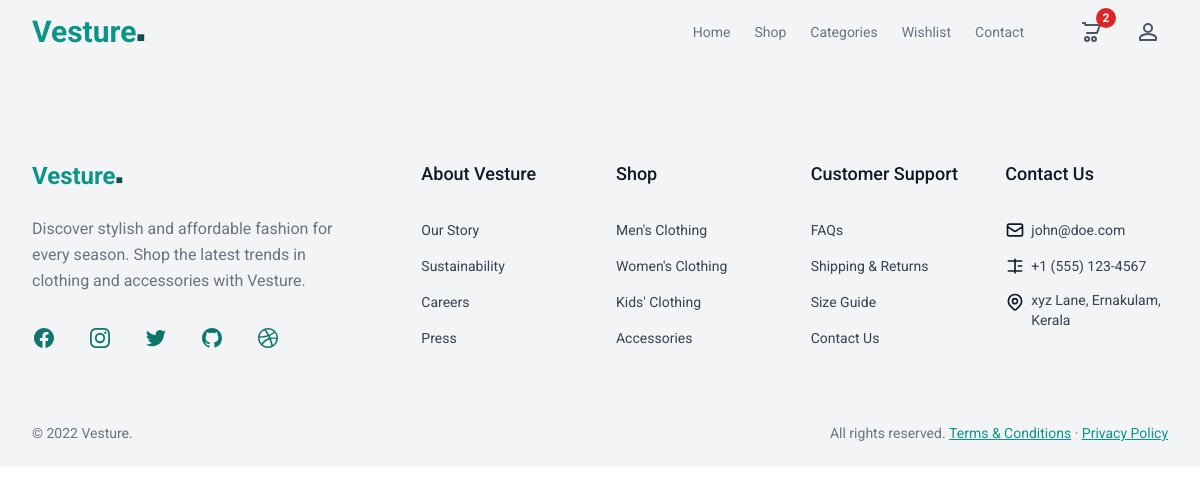
Before: /order/summary/ (signed in) with the older database file.
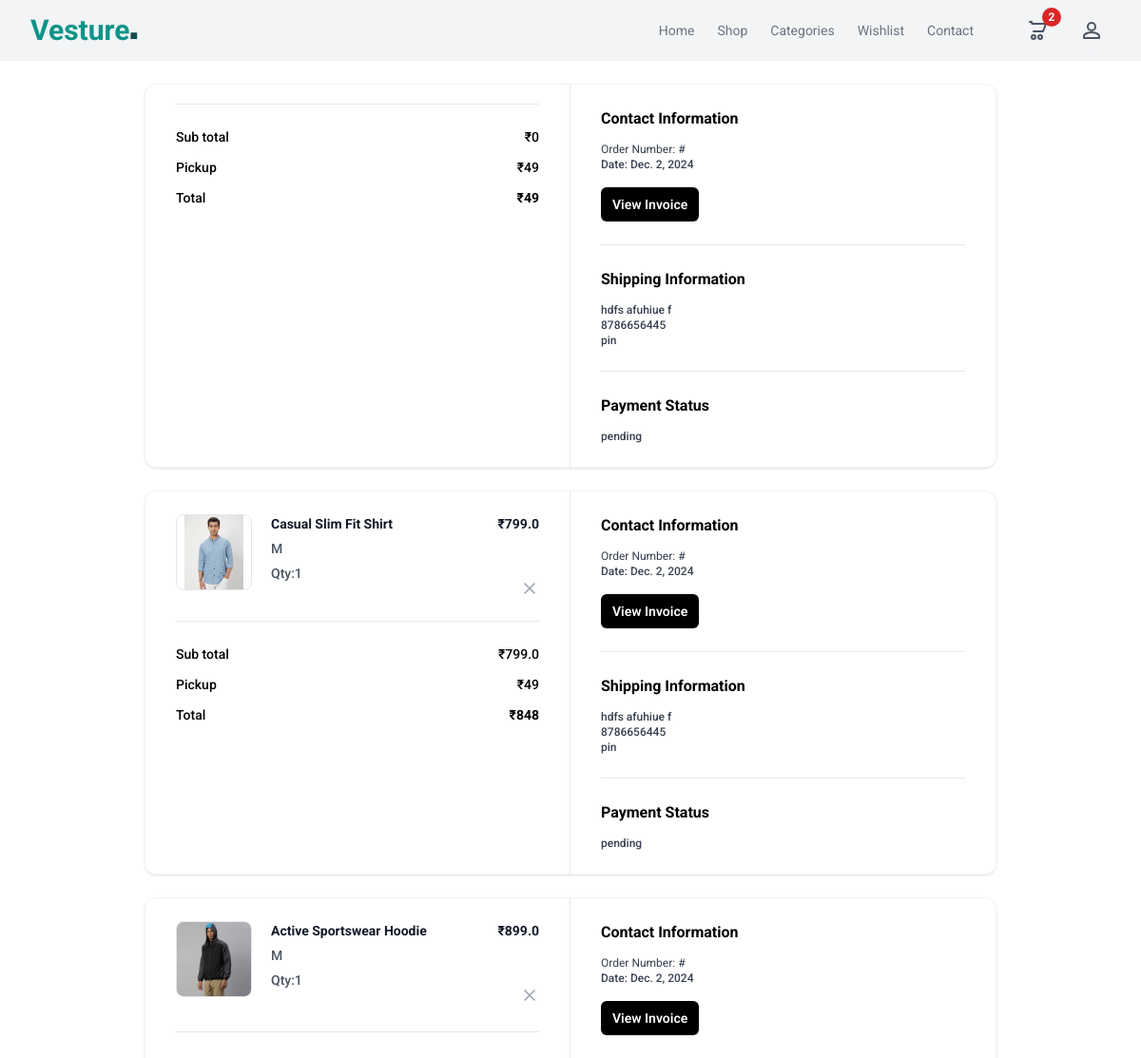
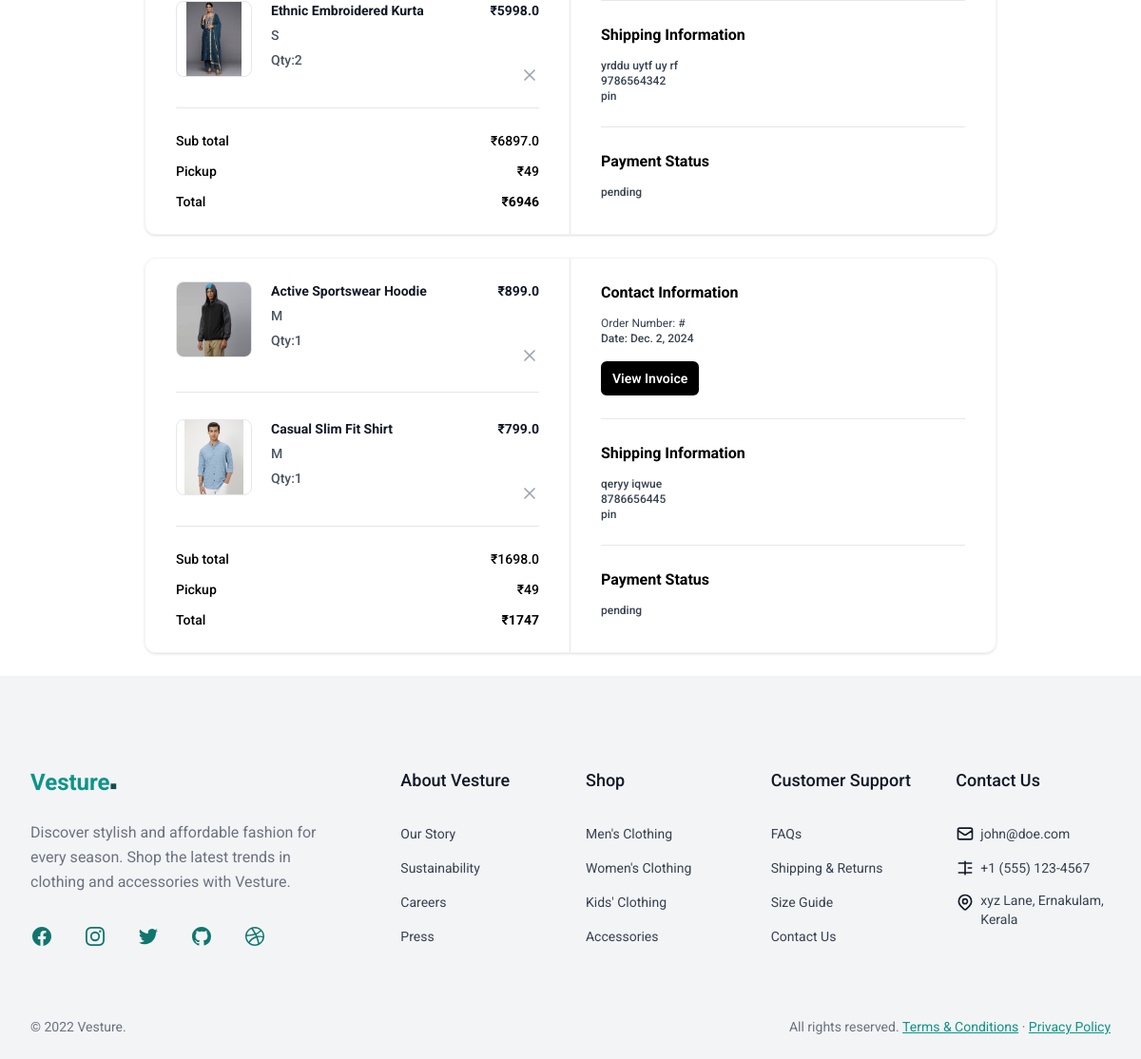
After: the same page with the newer database file (2 pictures, top to bottom).
### store/models.py (models this page shows, shortened)
class BaseModel(models.Model):
    created_date=models.DateTimeField(auto_now_add=True)
    updated_date=models.DateTimeField(auto_now=True)
    is_active=models.BooleanField(default=True)

class Order(BaseModel):
    customer=models.ForeignKey(User, on_delete=models.CASCADE, related_name="orders")
    address=models.TextField(null=False, blank=False)
    phone=models.CharField(max_length=20, null=False, blank=False)
    PAYMENT_OPTIONS=(
        ("COD","COD"),
        ("ONLINE","ONLINE")
    )
    payment_method=models.CharField(max_length=15, choices=PAYMENT_OPTIONS, default="COD")
    rzp_order_id=models.CharField(max_length=100, null=True)
    is_paid=models.BooleanField(default=False)
    @property
    def order_total_price(self):
        total = sum([oi.item_total_price for oi in self.orderitems.all()])
        return total

class BaseModel(models.Model):
    created_date=models.DateTimeField(auto_now_add=True)
    updated_date=models.DateTimeField(auto_now=True)
    is_active=models.BooleanField(default=True)

class OrderItem(BaseModel):
    order_object=models.ForeignKey(Order,on_delete=models.CASCADE, related_name="orderitems")
    product_object=models.ForeignKey(Product, on_delete=models.CASCADE)
    quantity=models.PositiveIntegerField(default=1)
    size_object=models.ForeignKey(Size, on_delete=models.CASCADE)
    price=models.FloatField()
    @property
    def item_total_price(self):
        return self.quantity * self.price

class Product(BaseModel):
    title=models.CharField(max_length=200)
    description=models.TextField()
    price=models.PositiveIntegerField()
    picture=models.ImageField(upload_to="product_images", null=True, blank=True)
    brand_object=models.ForeignKey(Brand, on_delete=models.CASCADE)
    category_object=models.ForeignKey(Category, on_delete=models.CASCADE)
    size_objects=models.ManyToManyField(Size)
    tag_objects=models.ManyToManyField(Tag)
    color=models.CharField(max_length=200)

class Size(BaseModel):
    name=models.CharField(max_length=200)
    def __str__(self):
        return self.name

### store/views.py (the view)
# urls.py: path('order/summary/', views.OrderSummaryView.as_view(), name='order-summary'),
class OrderSummaryView(View):
    template_name = 'order_summary.html'
    def get(self, request, *args, **kwargs):
        qs = reversed(request.user.orders.all())
        return render(request, self.template_name, {'orders': qs})

### store/templates/order_summary.html (shortened to what this page needs)
{%extends 'base.html'%}
{%block main%}
{%for o in orders%}
<div class="mx-auto my-4 max-w-4xl md:my-6">
    <div class="overflow-hidden rounded-xl border border-gray-100 shadow">
      <div class="grid grid-cols-1 md:grid-cols-2">
        <div class="px-5 py-6 md:border-r md:border-r-gray-200 md:px-8">
          <div class="flow-root">
            <ul class="-my-7 divide-y divide-gray-200">
              {%for oi in o.orderitems.all%}
              <li class="flex items-stretch justify-between space-x-5 py-7">
                <div class="flex flex-1 items-stretch">
                  <div class="flex-shrink-0">
                  {%if oi.product_object.picture%}
                  <img
                  class="h-20 w-20 rounded-lg border border-gray-200 object-contain"
                  src="{{oi.product_object.picture.url}}"
                  alt="https://static.nike.com/a/images/c_limit,w_592,f_auto/t_product_v1/54a510de-a406-41b2-8d62-7f8c587c9a7e/air-force-1-07-lv8-shoes-9KwrSk.png"
                />
                  {%else%}
                  <img
                  class="h-20 w-20 rounded-lg border border-gray-200 object-contain"
                  src="https://static.nike.com/a/images/c_limit,w_592,f_auto/t_product_v1/54a510de-a406-41b2-8d62-7f8c587c9a7e/air-force-1-07-lv8-shoes-9KwrSk.png"
                />
                  {%endif%}
                  </div>
                  <div class="ml-5 flex flex-col justify-between">
                    <div class="flex-1">
                      <p class="text-sm font-bold text-gray-900">
                       {{oi.product_object.title}}
                      </p>
                      <p class="mt-1.5 text-sm font-medium text-gray-600">
                       {{oi.size_object}}
                      </p>
                      <p class="mt-1.5 text-sm font-medium text-gray-600">
                       Qty:{{oi.quantity}}
                       </p>
                    </div>
                  </div>
                </div>
                <div class="ml-auto flex flex-col items-end justify-between">
                  <p class="text-right text-sm font-bold text-gray-900">
                    ₹{{oi.item_total_price}}
                  </p>
                  <button
                    type="button"
                    class="-m-2 inline-flex rounded p-2 text-gray-400 transition-all duration-200 hover:text-gray-900 focus:outline-none focus:ring-2 focus:ring-gray-900 focus:ring-offset-2"
                  >
                    <svg
                      xmlns="http://www.w3.org/2000/svg"
                      width="24"
                      height="24"
                      viewBox="0 0 24 24"
                      fill="none"
                      stroke="currentColor"
                      stroke-width="2"
                      stroke-linecap="round"
                      stroke-linejoin="round"
                      class="h-5 w-5"
                    >
                      <line x1="18" y1="6" x2="6" y2="18"></line>
                      <line x1="6" y1="6" x2="18" y2="18"></line>
                    </svg>
                  </button>
                </div>
              </li>
              {%endfor%}
            </ul>
            <hr class="mt-6 border-gray-200" />
            <ul class="mt-6 space-y-3">
              <li class="flex items-center justify-between">
                <p class="text-sm font-medium">Sub total</p>
                <p class="text-sm font-medium">₹{{o.order_total_price}}</p>
              </li>
              <li class="flex items-center justify-between">
                <p class="text-sm font-medium">Pickup</p>
                <p class="text-sm font-medium">₹49</p>
              </li>
              <li class="flex items-center justify-between">
                <p class="text-sm font-medium ">Total</p>
                <p class="text-sm font-bold ">₹{{o.order_total_price | add:49}}</p>
              </li>
            </ul>
          </div>
        </div>
        <div class="px-5 py-6 md:px-8">
          <div class="flow-root">
            <div class="-my-6 divide-y divide-gray-200">
              <div class="py-6">
                <h2 class="text-base font-bold text-black">
                  Contact Information
                </h2>
                <p class="fontmedium mt-3 text-xs text-gray-700">
                  Order Number: #{{o.order_id}}
                </p>
                <p class="text-xs font-medium text-gray-700">
                  Date: {{o.created_date|date}}
                </p>
                <button
                  type="button"
                  class="mt-4 rounded-md bg-black px-3 py-2 text-sm font-semibold text-white shadow-sm hover:bg-black/80 focus-visible:outline focus-visible:outline-2 focus-visible:outline-offset-2 focus-visible:outline-black"
                >
                  View Invoice
                </button>
              </div>
              <div class="py-6">
                <h2 class="mb-2 text-base font-bold text-black">
                  Shipping Information
                </h2>
                <p class="mt-3 text-xs font-medium text-gray-700">{{o.address}}</p>
                <p class="text-xs font-medium text-gray-700">
                    {{o.phone}}
                </p>
                <p class="text-xs font-medium text-gray-700">pin</p>
              </div>
              <div class="py-6">
                <h2 class="text-base font-bold text-black">
                  Payment Status
                </h2>
                <p class="mt-3 text-xs font-medium text-gray-700">
                  {%if o.is_paid%}
                    completed
                  {%else%}
                    pending
                  {%endif%}
                </p>
              </div>
            </div>
          </div>
        </div>
      </div>
    </div>
  </div>
{%endfor%}
{%endblock%}

Changed rows visible on the page:
added Order: order_total_price "0", order_total_price|add "49", created_date "Dec. 2, 2024", address "hdfs afuhiue f", phone "8786656445", is_paid "pending"
added Order: order_total_price "799.0", order_total_price|add "848", created_date "Dec. 2, 2024", address "hdfs afuhiue f", phone "8786656445", is_paid "pending"
added OrderItem: product_object.picture (picture), product_object "Casual Slim Fit Shirt", size_object "M", quantity "1", item_total_price "799.0"
added Order: order_total_price "6897.0", order_total_price|add "6946", created_date "Dec. 2, 2024", address "yrddu uytf uy rf", phone "9786564342", is_paid "pending"
added OrderItem: product_object.picture (picture), product_object "Active Sportswear Hoodie", size_object "M", quantity "1", item_total_price "899.0", shown under "6897.0"
added OrderItem: product_object.picture (picture), product_object "Ethnic Embroidered Kurta", size_object "S", quantity "2", item_total_price "5998.0", shown under "6897.0"
added Order: order_total_price "1698.0", order_total_price|add "1747", created_date "Dec. 2, 2024", address "qeryy iqwue", phone "8786656445", is_paid "pending"
added OrderItem: product_object.picture (picture), product_object "Active Sportswear Hoodie", size_object "M", quantity "1", item_total_price "899.0", shown under "1698.0"
added OrderItem: product_object.picture (picture), product_object "Casual Slim Fit Shirt", size_object "M", quantity "1", item_total_price "799.0", shown under "1698.0"
